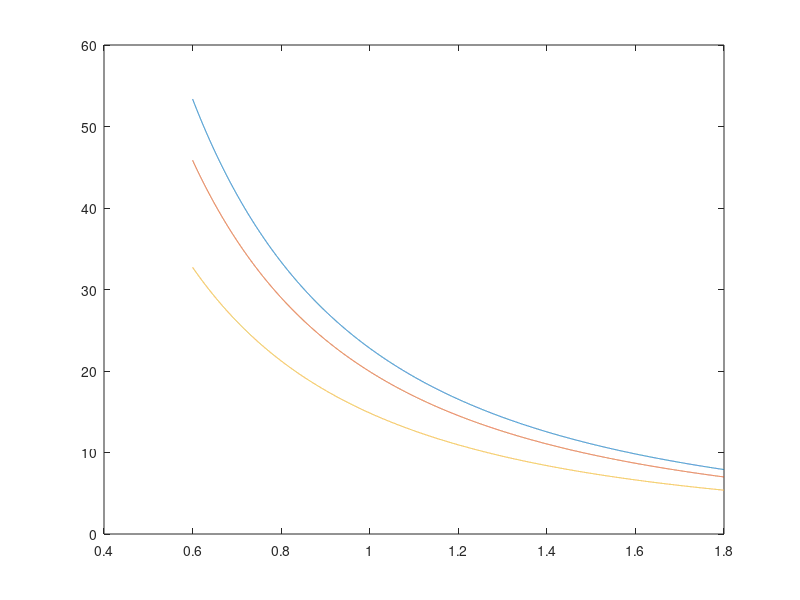

The MATLAB source for this figure: (Note: this script raises an error after producing the figure.)
clear all
close all
clc

% Define power quantities
Php = 180; % hp
Pinlbs = Php * 550 * 12; % in-lb/s

% Define rotational speed quantities
omegaRPM = 2700; % rpm
omegaRAD = omegaRPM * 1/60 * (2*pi); % rad/s

% Calculate torque in shaft
T = (Pinlbs / omegaRAD) * 1/1000; % ksi

% Define FOS and calculate max allowable shear stress
FOS = 1.5; % unitless
tau_shear = 26; % ksi
tau_max = (tau_shear / FOS); % ksi

% Define 6061-T6 aluminum density
rho = 0.098; % lb/in^3

% Define loop parameters for testing inner diameter values
min_test = 0.6;
max_test = 1.8;
step = 0.0001;

i=0;
k=0;
for d = min_test:step:max_test
    k=k+1;
    C = d/2;
    diam(k) = d;
    
    for w = 0.090
        i = i+1;
        J = (pi*(((C+w)^4)-(C^4)))/2; % in^4
        tau090 = (T*C)/J; % ksi
        weight = rho * ((pi*C^2)-(pi*(C-w)^2)) * 12; % lb/ft
        option(i,1) = d;
        option(i,2) = w;
        option(i,3) = tau090;
        option(i,4) = weight;
        tau_090(k) = tau090;
    end
    
    for w = 0.100
        i = i+1;
        J = (pi*(((C+w)^4)-(C^4)))/2; % in^4
        tau100 = (T*C)/J; % ksi
        weight = rho * ((pi*C^2)-(pi*(C-w)^2)) * 12; % lb/ft
        option(i,1) = d;
        option(i,2) = w;
        option(i,3) = tau100;
        option(i,4) = weight;
        tau_100(k) = tau100;
    end
    
    for w = 0.125
        i = i+1;
        J = (pi*(((C+w)^4)-(C^4)))/2; % in^4
        tau125 = (T*C)/J; % ksi
        weight = rho * ((pi*C^2)-(pi*(C-w)^2)) * 12; % lb/ft
        option(i,1) = d;
        option(i,2) = w;
        option(i,3) = tau125;
        option(i,4) = weight;
        tau_125(k) = tau125;
    end
    
end

% Plot diameter and shear stress data for various wall thicknesses
figure
plot(diam,tau_090,diam,tau_100,diam,tau_125)
yline(tau_max,'k','Max Allowable Shear Stress')
xlabel('Diameter [in]')
ylabel('Shear Stress [ksi]')
legend('0.090 Wall','0.100 Wall','0.125 Wall')
set(gcf, 'color', 'w')

% Identify all shaft options that have shear stress under allowable value
n=0;
for m = 1:length(option)
    if option(m,3) < tau_max
        n=n+1;
        valid(n,1) = option(m,1);
        valid(n,2) = option(m,2);
        valid(n,3) = option(m,3);
        valid(n,4) = option(m,4);
    end
end

% Identify shaft combo with the lowest weight from valid options
[best_weight,index] = min(valid(:,4));

% Write best measurements to new variables
new_diam = valid(index,1);
new_wall = valid(index,2);
new_tau = valid(index,3);
new_weight = valid(index,4);
new_FOS = tau_shear / new_tau;

% Print ideal shaft information to command window
fprintf('--- Ideal shaft information --- \n\n');
fprintf('Inner Diameter: %7.5f in \n',new_diam);
fprintf('Wall Thickness: %7.5f in \n',new_wall);
fprintf('Shear Stress: %7.5f ksi \n',new_tau);
fprintf('Factor of Safety: %7.5f ksi \n',new_FOS);
fprintf('Weight: %7.5f lb/ft \n',new_weight);
